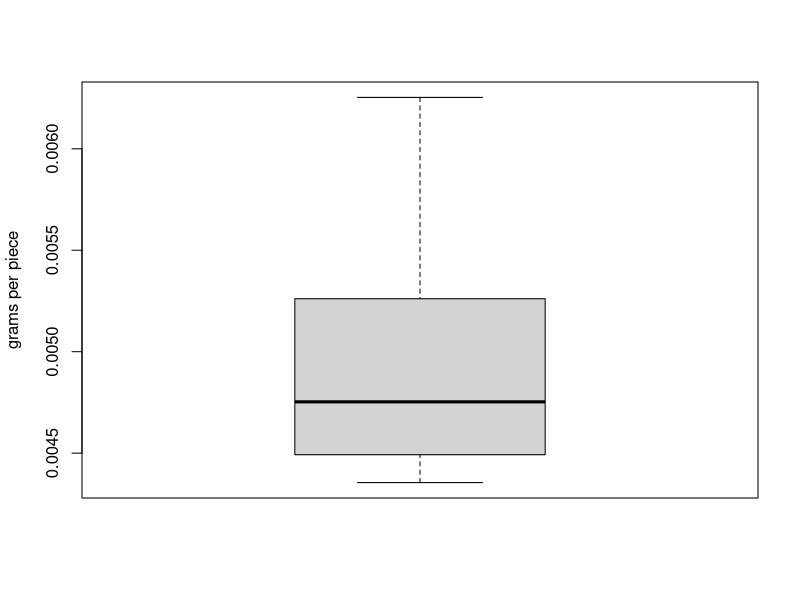
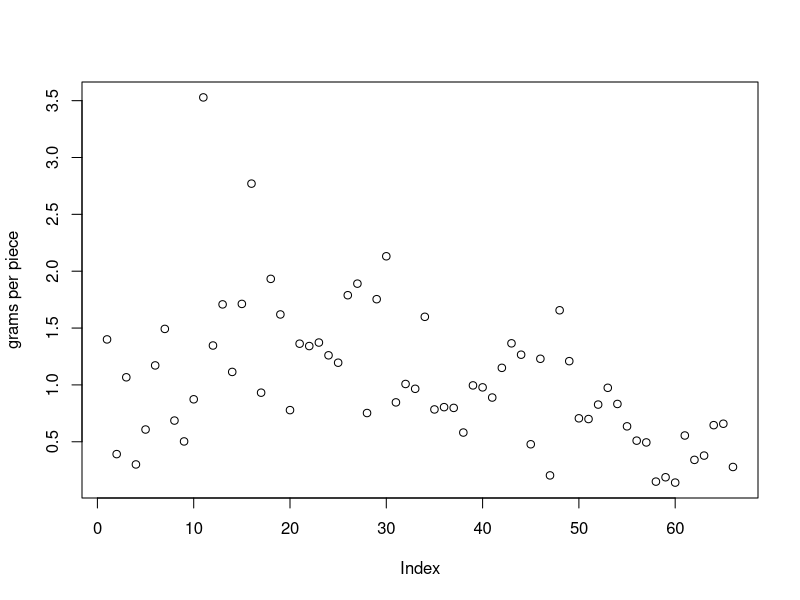
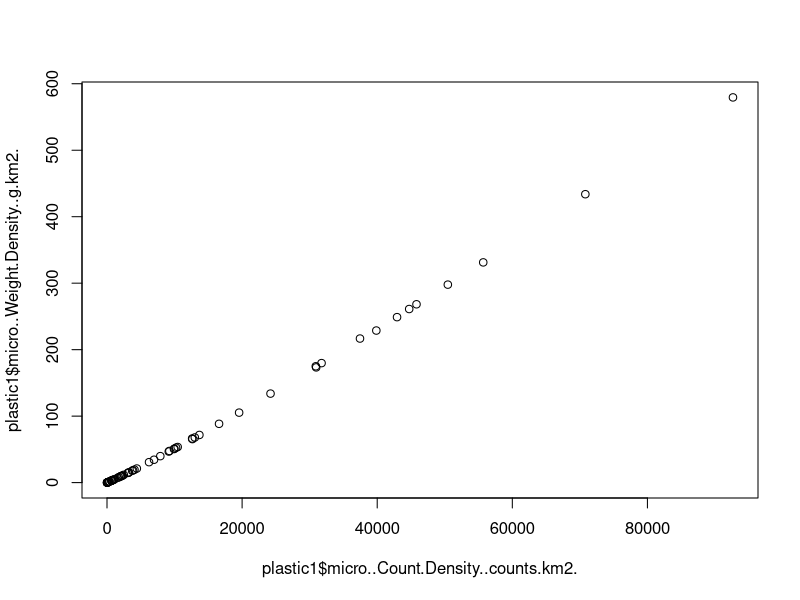
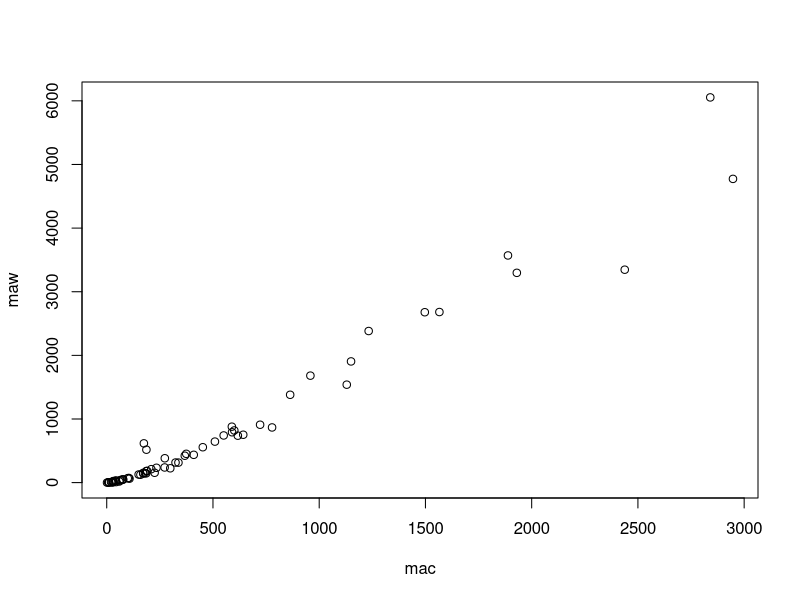
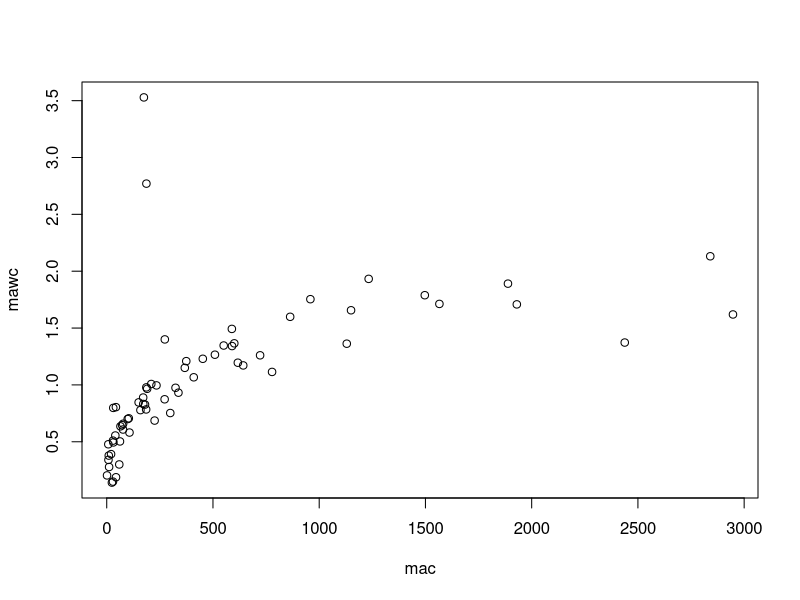
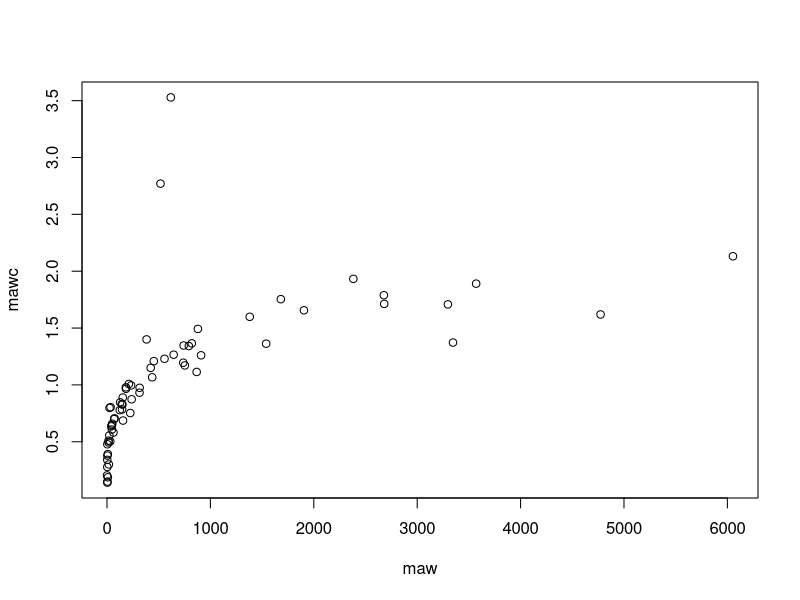
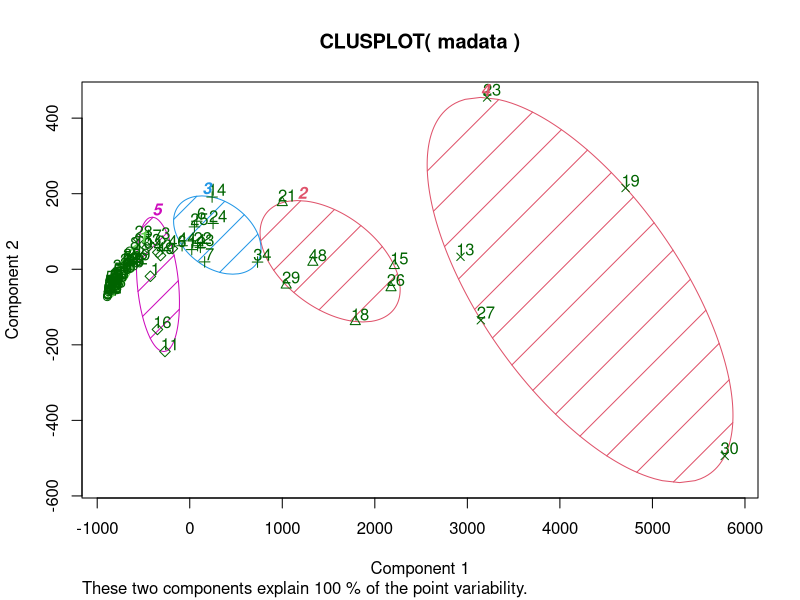
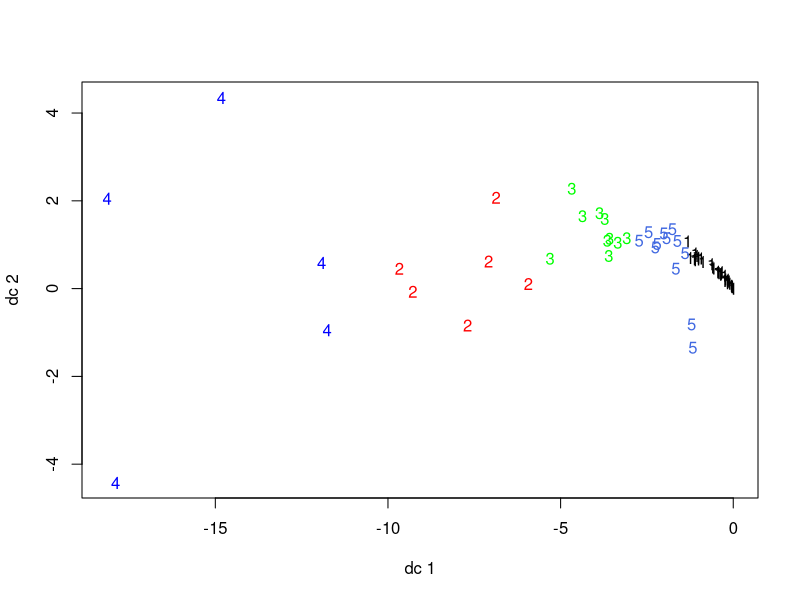

Generate these figures, in order, with R:


setwd('C:/Users/kalyj/OneDrive/RGU/MSc Data Science/CMM507Group2/research_dev_georgios')
plastic1 <- read.csv("TWAP_LME_Plastics_ModelDistribution.csv")
str(plastic1)
head(plastic1)
summary(plastic1)

names(plastic1)
View(plastic1)

#average weight of microplastic piece
microwc <- plastic1$micro..Weight.Density..g.km2./plastic1$micro..Count.Density..counts.km2.
boxplot(microwc, ylab="grams per piece")

#average weight of macroplastic piece
macrowc <- plastic1$macro..Weight.Density..g.km2./plastic1$macro..Count.Density..counts.km2.
plot(macrowc, ylab="grams per piece")

plastic1$macroWoverC <- macrowc
plastic1$microWoverC <- microwc

maw <- plastic1$macro..Weight.Density..g.km2.
mac <- plastic1$macro..Count.Density..counts.km2.
mawc <- plastic1$macroWoverC

plot(plastic1$micro..Count.Density..counts.km2.,plastic1$micro..Weight.Density..g.km2.)
plot(mac,maw)
plot(mac, mawc)
plot(maw, mawc)

#higher counts = higher weight
#appox 3 areas have high count but average weight/count
#appox 2 areas have high weight/count though low count (Black & Yellow sea)

outlier <- subset(plastic1, plastic1$macroWoverC > 2.5)
outlier

cor(mac,mawc)
cor(maw,mawc)
cor(maw,mac)




madata <- plastic1[,5:6]

# K-Means Clustering with 5 clusters
fit <- kmeans(madata, 5)

# Cluster Plot against 1st 2 principal components

# vary parameters for most readable graph
library(cluster)
clusplot(madata, fit$cluster, color=TRUE, shade=TRUE,
         labels=2, lines=0)

# Centroid Plot against 1st 2 discriminant functions
install.packages("fpc")
library(fpc)
plotcluster(madata, fit$cluster)
